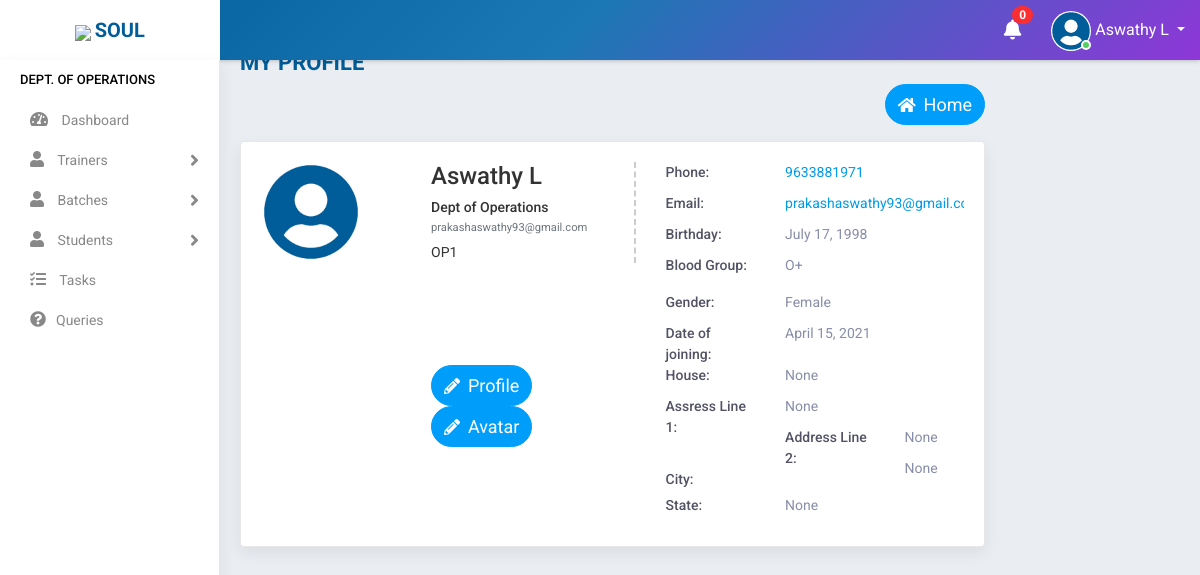
Page /profile/ (signed in) on the committed database.
### accounts/models.py (models this page shows, shortened)
class Staff(models.Model):
    value= (
    ('1', 'Operations'),
    ('2', 'Sales'),
    ('3', 'Trainer'),
    ('4', 'Admin'),
    )
    state = (
    ('Andhra Pradesh','Andhra Pradesh'),
    ('Arunachal Pradesh','Arunachal Pradesh'),
    ('Assam','Assam'),
    ('Bihar','Bihar'),
    ('Chhattisgarh','Chattisgarh'),
    ('Goa','Goa'),
    ('Gujarat','Gujarat'),
    ('Haryana','Haryana'),
    ('Himachal Pradesh','Himachal Pradesh'),
    ('Jharkhand','Jharkhand'),
    ('Karnataka','Karnataka'),
    ('Kerala','Kerala'),
    ('Madhya Pradesh','Madhya Pradesh'),
    ('Maharashtra','Maharashtra'),
    ('Manipur','Manipur'),
    ('Meghalaya','Meghalaya'),
    ('Mizoram','Mizoram'),
    ('Nagaland','Nagaland'),
    ('Odisha','Odisha'),
    ('Rajasthan','Rajasthan'),
    ('Sikkim','Sikkim'),
    ('Tamil Nadu','Tamil Nadu'),
    ('Telangana','Telangana'),
    ('Tripura','Tripura'),
    ('Uttar Pradesh','Uttar Pradesh'),
    ('Uttarakhand','Uttarakhand'),
    ('West Bengal','West Bengal')
    )
    groups = (
        ('AB+', 'AB+'),
        ('AB-', 'AB-'),
        ('A+', 'A+'),
        ('A-', 'A-'),
        ('B+', 'B+'),
        ('B-', 'B-'),
        ('O+', 'O+'),
        ('O-', 'O-'),
        )
    user = models.OneToOneField(User,on_delete=models.CASCADE,null=True,blank=True)
    name = models.CharField(max_length=100,null=True, blank=True)
    empid = models.CharField(max_length=100,null=True, blank=True)
    mobile = models.CharField(max_length=10,null=True, blank=True)
    email = models.EmailField(max_length=200,null=True, blank=True)
    sex = models.CharField(max_length=10,null=True,choices=(('Male','Male'),('Female','Female')), blank=True)
    dob = models.DateField(null=True, blank=True)
    doj = models.DateField(null=True, blank=True)
    blood_group = models.CharField(max_length=100,null=True, blank=True,choices=groups)
    house = models.CharField(max_length=100,null=True, blank=True)
    street =models.CharField(max_length=100,null=True, blank=True)
    street2 =models.CharField(max_length=100,null=True, blank=True)
    city = models.CharField(max_length=100,null=True, blank=True)
    state = models.CharField(max_length=100,null=True,choices=state, blank=True)
    stype = models.CharField(max_length=100,null=True,choices=value, blank=True)
    status = models.CharField(max_length=20,choices=(('Active','Active'),('Inactive','Inactive')),default='Active')
    profile_pic = models.ImageField(null=True, blank=True,default="user-circle-solid.jpg")

### accounts/views.py (the view)
# urls.py: path('profile/', ProfileView.as_view(),name='profile'),
class ProfileView(View):
    def get(self, request):
        user=request.user
        if user.is_authenticated:
            note = Notification.objects.filter(receiver=user).filter(status="Not Read").order_by('-datetime')
            no_count = note.count()
            try:
                s= Staff.objects.get(user=user)
                return render(request,'accounts/profile.html',{'s':s,'no_count':no_count,'note':note})
            except:
                s= Student.objects.get(user=user)
                return render(request,'students/profile.html',{'s':s,'no_count':no_count,'note':note})
        else:
            return redirect('logout')

### accounts/templates/accounts/profile.html
{% extends 'accounts/main.html' %}
{% block content %}
    <div class="main-wrapper">
    {% include 'accounts/navbar.html' %}
    {% if s.stype == "1" %}
    {% include 'accounts/sidebar_operations.html' %}
    {% elif s.stype == "2" %}
    {% include 'accounts/sidebar_sales.html' %}
    {% elif s.stype == "3" %}
    {% include 'accounts/sidebar_trainer.html' %}
    {% elif s.stype == "4" %}
    {% include 'accounts/sidebar_admin.html' %}
    {% endif %}
            <div class="content container" style="padding-top:5%;padding-left: 5%;">
                        <div class="page-header">
                            <div class="row">
                                <div class="col-lg-7 col-md-12 col-sm-12 col-12">
                                    <h5 class="text-uppercase">my Profile</h5>
                                </div>
                                <div class="col-md-12 col-sm-12 col-12">
                                    <ul class="list-inline float-right">
                                        <li>
                                            <a href="{% url 'home' %}" class="btn btn-info " style="border-radius: 80px 80px 80px 80px ;color: white">
                                            <i class="fas fa-home"></i>&nbsp;&nbsp;<span style="font-size:18px">Home</span></a>
                                        </li>
                                    </ul>
                                </div>
                            </div>
                        </div>
                        <div class="card-box m-b-0">
                            <div class="row">
                                <div class="col-md-12">
                                    <div class="profile-view">
                                        <div class="profile-img-wrap">
                                            <div class="profile-img">
                                                <img class="avatar" src="{{request.user.staff.profile_pic.url}}" alt="">
                                            </div>
                                        </div>
                                        <div class="profile-basic">
                                            <div class="row">
                                                <div class="col-md-5">
                                                    <div class="profile-info-left">
                                                        <h3 class="user-name m-t-0">{{s.name}}</h3>
                                                        <h5 class="company-role m-t-0 m-b-0">Dept of {{s.get_stype_display}}</h5>
                                                        <small class="text-muted">{{request.user}}</small>
                                                        <div class="staff-id">{{s.empid}}</div>
                                                    </div>
                                                </div>
                                                <div class="col-md-7">
                                                    <ul class="personal-info">
                                                        <li>
                                                            <span class="title">Phone:</span>
                                                            <span class="text"><a href="">{{s.mobile}}</a></span>
                                                        </li>
                                                        <li>
                                                            <span class="title">Email:</span>
                                                            <span class="text"><a href=""><span class="__cf_email__"
                                                                        data-cfemail="7d17181b1b180f04100a12131a3d18051c100d1118531e1210">{{request.user}}</span></a></span>
                                                        </li>
                                                        <li>
                                                            <span class="title">Birthday:</span>
                                                            <span class="text">{{s.dob}}</span>
                                                        </li>
                                                        <li>
                                                            <span class="title">Blood Group:</span>
                                                            <p class="text">{{s.blood_group}}</p>
                                                        </li>
                                                        <li>
                                                            <span class="title">Gender:</span>
                                                            <span class="text">{{s.sex}}</span>
                                                        </li>
                                                        <li>
                                                            <span class="title">Date of joining:</span>
                                                            <span class="text">{{s.doj}}</span>
                                                        </li>
                                                    </ul>
                                                </div>
                                                <div class="col-md-5">
                                                    <ul class="personal-info">
                                                        <li>
                                                            <a href="{% url 'profile_update' %}" class="btn btn-info " style="border-radius: 80px 80px 80px 80px ;color: white">
                                                            <i class="fas fa-pencil-alt"></i>&nbsp;&nbsp;<span style="font-size:18px">Profile</span></a>
                                                            <a href="{% url 'profile_pic_update' %}" class="btn btn-info " style="border-radius: 80px 80px 80px 80px ;color: white">
                                                            <i class="fas fa-pencil-alt"></i>&nbsp;&nbsp;<span style="font-size:18px">Avatar</span></a>
                                                        </li>
                                                    </ul>
                                                </div>
                                                <div class="col-md-7">
                                                    <ul class="personal-info">
                                                        <li>
                                                            <span class="title">House:</span>
                                                            <span class="text">{{s.house}}</span>
                                                        </li>
                                                        <li>
                                                            <span class="title">Assress Line 1:</span>
                                                            <span class="text">{{s.street}}</span></span>
                                                        </li>
                                                        <li>
                                                            <span class="title">Address Line 2:</span>
                                                            <span class="text">{{s.street2}}</span>
                                                        </li>
                                                        <li>
                                                            <span class="title">City:</span>
                                                            <p class="text">{{s.city}}</p>
                                                        </li>
                                                        <li>
                                                            <span class="title">State:</span>
                                                            <span class="text">{{s.state}}</span>
                                                        </li>
                                                    </ul>
                                                </div>
                                            </div>
                                        </div>
                                    </div>
                                </div>
                            </div>
            </div>
{% endblock %}

### accounts/templates/accounts/navbar.html (shortened to what this page needs)
<div class="header">
    <div class="header-left">
        <a href="https://www.teqstories.com" class="logo">
            <img src="https://www.teqstories.com/assets/images/Blue.png" style="height: 40px;width:auto;">
            <span class="text-uppercase"><b>Soul</b></span>
        </a>
    </div>
    <div class="page-title-box float-left">
    </div>
    <ul class="nav user-menu float-right">
        {% include 'accounts/mini/notify.html' %}
        <li class="nav-item dropdown has-arrow">
            <a href="#" class="dropdown-toggle nav-link user-link" data-toggle="dropdown">
                <span class="user-img">
                    {% if request.user.staff.profile_pic %}
                    <img class="rounded-circle" src="{{request.user.staff.profile_pic.url}}" width="40" height="40" alt="Admin">
                    {% endif %}
                    <span class="status online"></span></span>
                <span>{{request.user.staff.name|title}}</span>
            </a>
        </li>
    </ul>
</div>

### rows in the picture
Staff: name "Aswathy L", stype "Operations", empid "OP1", mobile "9633881971", dob "July 17, 1998", blood_group "O+", sex "Female", doj "April 15, 2021", house "None", street "None", street2 "None", city "None", state "None"

### other values in the picture
{{ no_count }} "0"
{{ request.user.staff.name|title }} "Aswathy L"
{{ request.user }} "prakashaswathy93@gmail.com"
